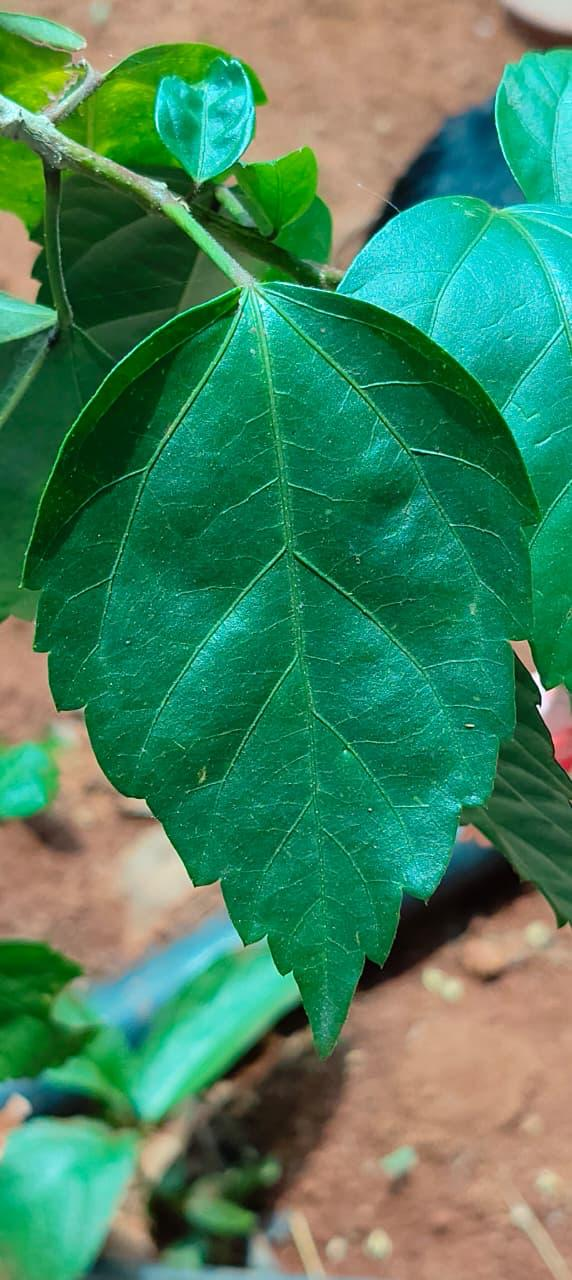
#> input picture data/reference/1.jpeg, 572 x 1280 px, found by its file name; its folder holds only this picture in this run
$ python calibrate.py
#> lines starting #> are read from the running program, lines starting #| are printed output that depends on the picture; after the words box and inside, x2 and y2 are one past the last pixel; in counts of white or black regions, pixels touching at a corner belong together
#> (reads data/labels.csv from the repository)
#> in extract_features_for_dataset, img_raw is the input picture: shape (1280, 572, 3); mean B, G, R 94.8, 130.7, 68.5
### src/preprocessing.py
"""
src/preprocessing.py — Image preprocessing for the leaf health detection pipeline.

Takes a raw captured image and produces a cleaned, normalized version suitable
for downstream segmentation and feature extraction.

Operations:
  1. Resize to standard working resolution (longest edge = WORKING_RESOLUTION)
  2. Light denoising (preserve fine vein detail)
  3. Brightness/contrast normalization via CLAHE on the L channel in LAB space
"""

import cv2
import numpy as np
import sys
import os

# Add project root to path for config imports
sys.path.insert(0, os.path.abspath(os.path.join(os.path.dirname(__file__), '..')))
from config.thresholds import (
    WORKING_RESOLUTION,
    CLAHE_CLIP_LIMIT,
    CLAHE_TILE_GRID_SIZE,
    DENOISE_H,
    DENOISE_H_COLOR,
)


# [22 lines left out: function load_image, not called in this run]


def resize_to_working_resolution(image: np.ndarray,
                                  max_edge: int = WORKING_RESOLUTION) -> np.ndarray:
    """
    Resize image so its longest edge equals `max_edge`, preserving aspect ratio.

    This ensures consistent downstream measurements regardless of the camera's
    native resolution.

    Args:
        image: Input BGR image.
        max_edge: Target size for the longest edge in pixels.

    Returns:
        Resized BGR image.
    """
#> called with max_edge = 1024
    h, w = image.shape[:2]
    if max(h, w) <= max_edge:
        return image.copy()

    scale = max_edge / max(h, w)
    new_w = int(w * scale)
    new_h = int(h * scale)
    return cv2.resize(image, (new_w, new_h), interpolation=cv2.INTER_AREA)


def denoise(image: np.ndarray,
            h: int = DENOISE_H,
            h_color: int = DENOISE_H_COLOR) -> np.ndarray:
    """
    Apply light denoising while preserving fine detail (e.g., leaf veins).

    Uses cv2.fastNlMeansDenoisingColored — a non-local means denoiser that
    works in LAB space internally and is good at preserving edges.

    Args:
        image: Input BGR image.
        h: Filter strength for luminance component.
        h_color: Filter strength for color components.

    Returns:
        Denoised BGR image.
    """
#> called with h = 6, h_color = 6
    return cv2.fastNlMeansDenoisingColored(image, None, h, h_color, 7, 21)


def normalize_brightness(image: np.ndarray,
                          clip_limit: float = CLAHE_CLIP_LIMIT,
                          tile_grid_size: tuple = CLAHE_TILE_GRID_SIZE) -> np.ndarray:
    """
    Normalize brightness and contrast using CLAHE on the L channel in LAB space.

    CLAHE (Contrast Limited Adaptive Histogram Equalization) improves local
    contrast while preventing over-amplification of noise, making it ideal for
    images with uneven illumination (common with DIY backlighting setups).

    Args:
        image: Input BGR image.
        clip_limit: CLAHE contrast clipping limit.
        tile_grid_size: Size of the grid for CLAHE processing.

    Returns:
        Brightness-normalized BGR image.
    """
#> called with clip_limit = 2, tile_grid_size = (8, 8)
    lab = cv2.cvtColor(image, cv2.COLOR_BGR2LAB)
#> lab: shape (1024, 457, 3); mean of channels 0, 1, 2 128.9, 105.2, 143.4
    l_channel, a_channel, b_channel = cv2.split(lab)
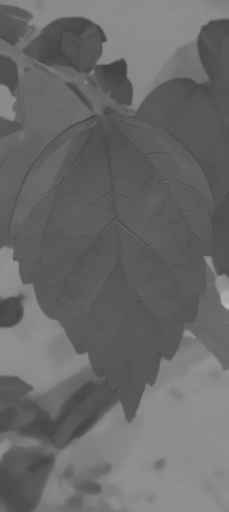
#> a_channel: shape (1024, 457) (shown at 1/2 size); min 63, max 187, mean 105.2
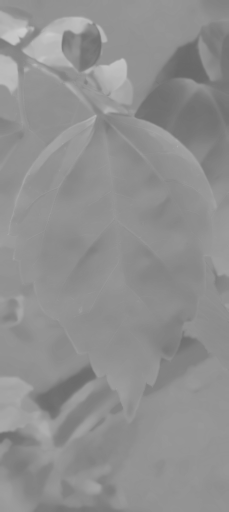
#> b_channel: shape (1024, 457) (shown at 1/2 size); min 104, max 205, mean 143.4

    clahe = cv2.createCLAHE(clipLimit=clip_limit, tileGridSize=tile_grid_size)
    l_normalized = clahe.apply(l_channel)
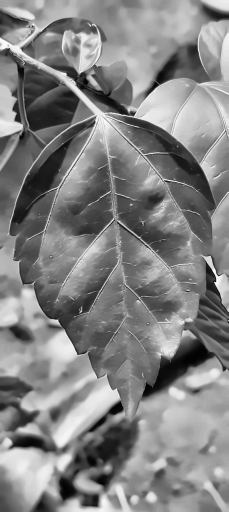
#> l_normalized: shape (1024, 457) (shown at 1/2 size); min 1, max 255, mean 130.8

    lab_normalized = cv2.merge([l_normalized, a_channel, b_channel])
#> lab_normalized: shape (1024, 457, 3); mean of channels 0, 1, 2 130.8, 105.2, 143.4
    return cv2.cvtColor(lab_normalized, cv2.COLOR_LAB2BGR)
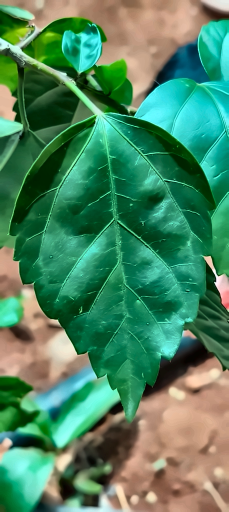
#> returned value: shape (1024, 457, 3) (shown at 1/2 size); mean B, G, R 97.2, 132.9, 75.6


# [78 lines left out: functions preprocess, preprocess_from_path, get_image_stem, print_preprocessed_stages_summary, not called in this run]

### src/segmentation.py
"""
src/segmentation.py — Leaf segmentation from background.

Takes a preprocessed image and produces:
  1. A binary mask of the leaf region
  2. A masked leaf image (background pixels set to black)
  3. Leaf area in pixels

The segmentation uses HSV thresholding to isolate green-ish regions,
morphological cleanup, and largest-connected-component selection.
All tunable parameters come from config/thresholds.py.
"""

import cv2
import numpy as np
import sys
import os

sys.path.insert(0, os.path.abspath(os.path.join(os.path.dirname(__file__), '..')))
from config.thresholds import (
    LEAF_HSV_LOWER,
    LEAF_HSV_UPPER,
    MIN_LEAF_AREA_FRACTION,
    MORPH_KERNEL_SIZE,
)


def create_leaf_mask(image: np.ndarray,
                     hsv_lower: tuple = LEAF_HSV_LOWER,
                     hsv_upper: tuple = LEAF_HSV_UPPER,
                     morph_kernel_size: int = MORPH_KERNEL_SIZE) -> np.ndarray:
    """
    Create a binary mask isolating the leaf from the background.

    Steps:
      1. Convert to HSV color space
      2. Threshold on hue/saturation to capture green-ish leaf pixels
      3. Morphological opening (remove small noise) then closing (fill small gaps)
      4. Select the largest connected component as the leaf region

    Args:
        image: Preprocessed BGR image.
        hsv_lower: Lower HSV bound for leaf detection (H, S, V).
        hsv_upper: Upper HSV bound for leaf detection (H, S, V).
        morph_kernel_size: Kernel size for morphological operations.

    Returns:
        Binary mask (uint8, 0 or 255) where 255 = leaf pixel.
    """
#> called with hsv_lower = (25, 30, 30), hsv_upper = (95, 255, 255), morph_kernel_size = 7
    hsv = cv2.cvtColor(image, cv2.COLOR_BGR2HSV)
#> hsv: shape (1024, 457, 3); mean H, S, V 56.6, 167.7, 143

    # Initial threshold
    mask = cv2.inRange(hsv, np.array(hsv_lower), np.array(hsv_upper))
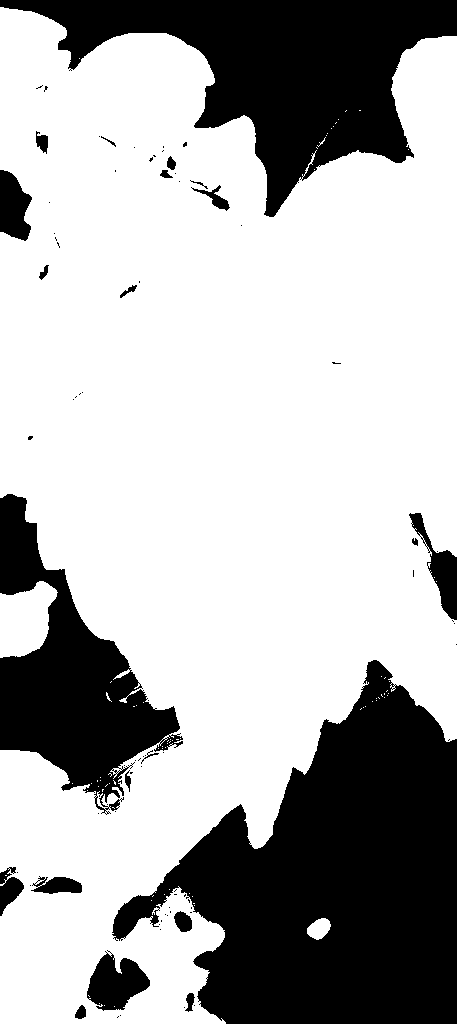
#> mask: shape (1024, 457); 69.3% white; 83 black regions (61 under 20 px), largest, box (x1, y1, x2, y2) and area: (112, 660, 457, 1024) 71104, (0, 0, 457, 217) 39864, (0, 494, 183, 815) 23993

    # Morphological cleanup
    kernel = cv2.getStructuringElement(cv2.MORPH_ELLIPSE,
                                       (morph_kernel_size, morph_kernel_size))
    mask = cv2.morphologyEx(mask, cv2.MORPH_OPEN, kernel, iterations=2)
#> mask: shape (1024, 457); 68.7% white; 31 black regions (17 under 20 px), largest, box (x1, y1, x2, y2) and area: (112, 660, 457, 1024) 72328, (0, 0, 457, 217) 40058, (0, 494, 183, 815) 25356
    mask = cv2.morphologyEx(mask, cv2.MORPH_CLOSE, kernel, iterations=2)
#> mask: shape (1024, 457); 69.2% white; 10 black regions, largest, box (x1, y1, x2, y2) and area: (113, 660, 457, 1024) 71808, (0, 0, 457, 214) 39843, (0, 494, 183, 815) 25201

    # Select largest connected component
    mask = _keep_largest_component(mask)

    return mask


def _keep_largest_component(mask: np.ndarray) -> np.ndarray:
    """
    Keep only the largest connected component in a binary mask.

    This removes small noise blobs that survived morphological cleanup,
    ensuring the mask represents a single leaf region.

    Args:
        mask: Binary mask (uint8, 0 or 255).

    Returns:
        Cleaned binary mask with only the largest component.
    """
    num_labels, labels, stats, _ = cv2.connectedComponentsWithStats(mask, connectivity=8)
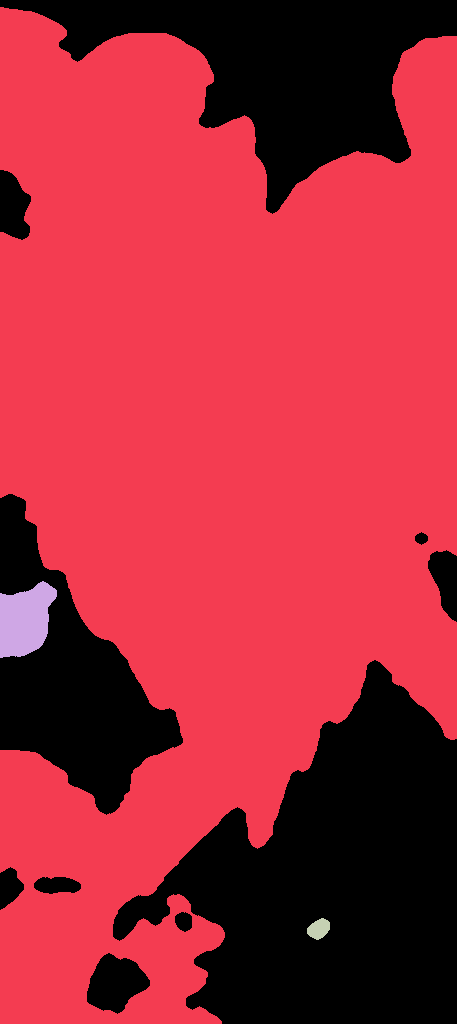
#> labels: shape (1024, 457) int32; 4 distinct labels, from 0 to 3; one colour per label, 0 black
#> num_labels = 4; stats = [[0, 0, 457, 1024, 143989], [0, 7, 457, 1017, 320473], [0, 581, 57, 77, 3156], [307, 918, 23, 22, 350]]

    if num_labels <= 1:
        # No foreground components found
        return mask

    # Label 0 is the background — find the largest non-background component
    # stats[:, cv2.CC_STAT_AREA] gives area of each component
    areas = stats[1:, cv2.CC_STAT_AREA]  # skip background (label 0)
#> areas = [320473, 3156, 350]
    largest_label = 1 + np.argmax(areas)
#> largest_label = 1
#> in create_leaf_mask, `mask = _keep_largest_component(mask)`:
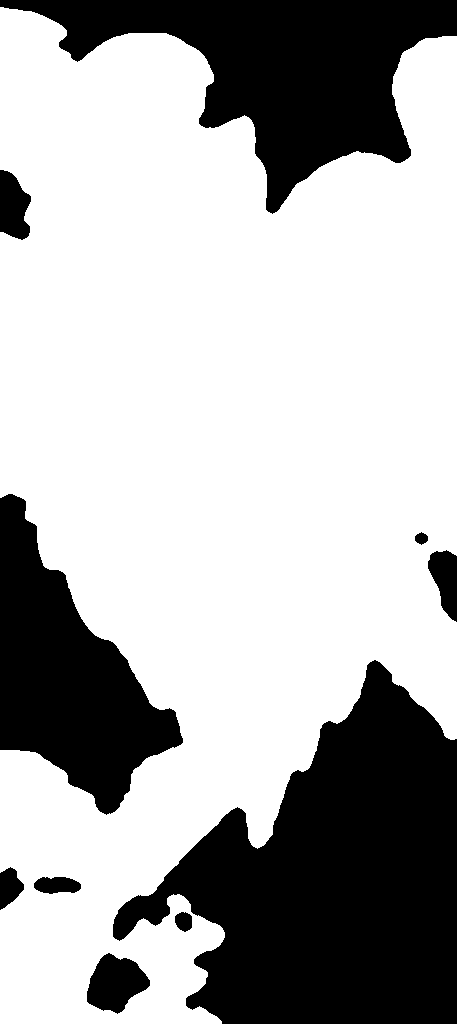
#> mask: shape (1024, 457); 68.5% white; 10 black regions, largest, box (x1, y1, x2, y2) and area: (113, 660, 457, 1024) 72158, (0, 0, 457, 214) 39843, (0, 494, 183, 815) 28357

    clean_mask = np.zeros_like(mask)
    clean_mask[labels == largest_label] = 255

    return clean_mask


def apply_mask(image: np.ndarray, mask: np.ndarray) -> np.ndarray:
    """
    Apply a binary mask to an image, setting non-leaf pixels to black.

    Args:
        image: BGR image.
        mask: Binary mask (uint8, 0 or 255).

    Returns:
        Masked BGR image (background pixels = [0, 0, 0]).
    """
    return cv2.bitwise_and(image, image, mask=mask)


def compute_leaf_area(mask: np.ndarray) -> int:
    """
    Count the number of leaf pixels in the mask.

    Args:
        mask: Binary mask (uint8, 0 or 255).

    Returns:
        Number of non-zero (leaf) pixels.
    """
    return int(cv2.countNonZero(mask))


def validate_segmentation(mask: np.ndarray, image_shape: tuple,
                           min_area_fraction: float = MIN_LEAF_AREA_FRACTION) -> dict:
    """
    Validate that the segmentation result is reasonable.

    Checks:
      - Leaf area is above the minimum fraction of the image
      - The mask has exactly one connected component

    Args:
        mask: Binary mask (uint8, 0 or 255).
        image_shape: Shape of the original image (H, W, C).
        min_area_fraction: Minimum acceptable leaf area as fraction of image area.

    Returns:
        Dict with keys:
          'valid': bool — overall pass/fail
          'leaf_area_pixels': int
          'leaf_area_fraction': float
          'num_components': int
          'issues': list of str — human-readable issue descriptions
    """
    total_pixels = image_shape[0] * image_shape[1]
    leaf_area = compute_leaf_area(mask)
    leaf_fraction = leaf_area / total_pixels if total_pixels > 0 else 0.0

    num_labels, _, _, _ = cv2.connectedComponentsWithStats(mask, connectivity=8)
    num_components = max(0, num_labels - 1)  # subtract background label

    issues = []

    if leaf_fraction < min_area_fraction:
        issues.append(
            f"Leaf area ({leaf_fraction:.1%}) is below minimum threshold "
            f"({min_area_fraction:.1%}). The leaf may be too small in the frame, "
            f"or segmentation may have failed."
        )

    if num_components == 0:
        issues.append("No leaf region detected. Check lighting and background contrast.")
    elif num_components > 1:
        issues.append(
            f"Multiple connected components ({num_components}) detected after cleanup. "
            f"Expected exactly 1. This may indicate fragmented segmentation."
        )

    return {
        'valid': len(issues) == 0,
        'leaf_area_pixels': leaf_area,
        'leaf_area_fraction': leaf_fraction,
        'num_components': num_components,
        'issues': issues,
    }


def segment_leaf(image: np.ndarray) -> dict:
    """
    Full segmentation pipeline: threshold → cleanup → validate.

    This is the main entry point for segmentation.

    Args:
        image: Preprocessed BGR image.

    Returns:
        Dict with keys:
          'mask': binary leaf mask (uint8)
          'masked_image': BGR image with background removed
          'leaf_area_pixels': int — count of leaf pixels
          'validation': dict — output of validate_segmentation()
    """
    mask = create_leaf_mask(image)
    masked_image = apply_mask(image, mask)
    leaf_area = compute_leaf_area(mask)
#> leaf_area = 320473
#> (the rest of the program and of its run is left out)
